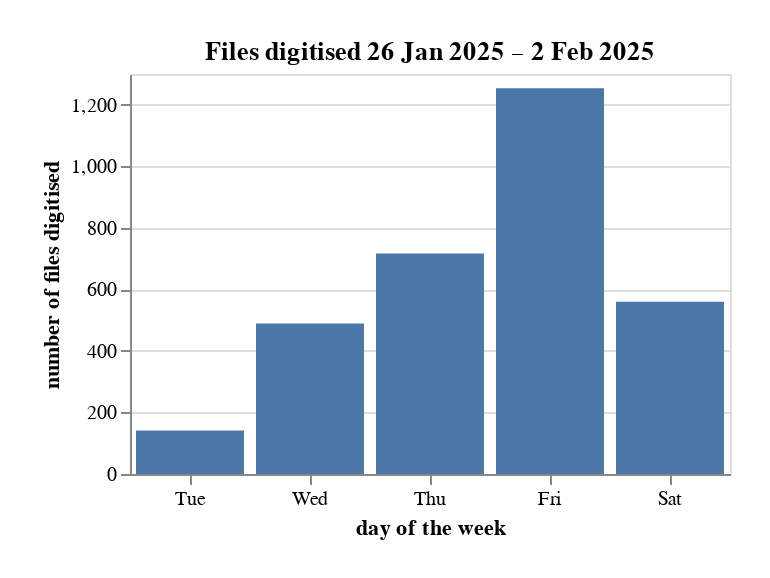

The cell this chart's notebook holds for it:
### Code cell
alt.Chart(df_week).mark_bar().encode(
    x=alt.X("day(date_digitised):O", title="day of the week"),
    y=alt.Y("count():Q", title="number of files digitised"),
    tooltip=[alt.Tooltip("date_digitised", title="date"), alt.Tooltip("day(date_digitised)", title="day"), alt.Tooltip("count()", title="number digitised", format=",")]
).properties(padding=20, width=300, height=200, title=f"Files digitised {week_start.format('D MMM YYYY')} – {week_end.format('D MMM YYYY')}" )

### Figure 1 — Vega-Lite specification as saved in the notebook (floating-point values rounded to 4 significant figures; data arrays with more than 128 entries replaced by an {"elided": "..."} marker saying what was removed)
{"config": {"view": {"continuousWidth": 300, "continuousHeight": 300}}, "data": {"name": "data-926ca82c8775d0892dd43a08402198b0"}, "mark": {"type": "bar"}, "encoding": {"tooltip": [{"field": "date_digitised", "title": "date", "type": "temporal"}, {"field": "date_digitised", "timeUnit": "day", "title": "day", "type": "temporal"}, {"aggregate": "count", "format": ",", "title": "number digitised", "type": "quantitative"}], "x": {"field": "date_digitised", "timeUnit": "day", "title": "day of the week", "type": "ordinal"}, "y": {"aggregate": "count", "title": "number of files digitised", "type": "quantitative"}}, "height": 200, "padding": 20, "title": "Files digitised 26 Jan 2025 – 2 Feb 2025", "width": 300, "$schema": "https://vega.github.io/schema/vega-lite/v5.20.1.json", "datasets": {"data-926ca82c8775d0892dd43a08402198b0": {"elided": "3161 records"}}}
